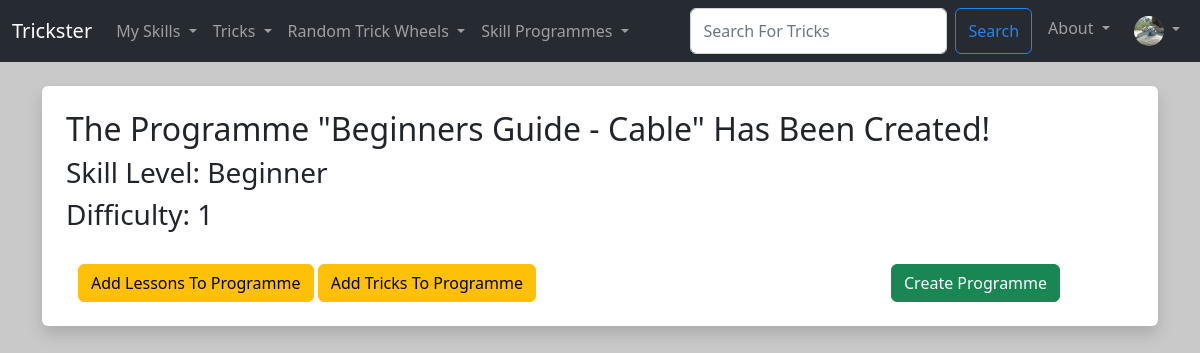
Screenshot of /add_programme_success/1 (signed in) with the database file from the repository.
### Users/models.py (models this page shows, shortened)
class Trickster_User(AbstractBaseUser, PermissionsMixin):
  UserID = models.AutoField(primary_key=True)
  Email = models.EmailField(('Email Address'), unique=True)
  Username = models.CharField(('Username'),max_length=25, unique=True)
  FirstName = models.CharField(('First Name'),max_length=25)
  LastName = models.CharField(('Last Name'),max_length=25)
  DateOfJoining = models.DateField(default=timezone.now)
  is_staff = models.BooleanField(default=False)
  is_active = models.BooleanField(default=True)
  objects = CustomUserManager()
  USERNAME_FIELD = 'Email'
  REQUIRED_FIELDS = ['Username', 'FirstName', 'LastName']

class User_Profile(models.Model):
  User = models.OneToOneField(Trickster_User, on_delete=models.CASCADE)
  ProfilePhoto = models.ImageField(null=True, blank=True, upload_to="images/profile")
  Bio = models.TextField(blank=True)
  SkillLevel = models.ForeignKey(SkillLevel, default=get_default_skill_level, blank=True, null=True, on_delete=models.CASCADE)
  UserDifficultyLevel = models.PositiveIntegerField(default=1, null=True, validators=[MinValueValidator(1), MaxValueValidator(10)])
  UserLevelProgress = models.PositiveIntegerField(default=1, validators=[MinValueValidator(1), MaxValueValidator(100)])
  LearnedTricks = models.ManyToManyField(Trick, related_name='learned_trick', blank=True)
  SavedTricks = models.ManyToManyField(Trick, related_name='saved_trick', blank=True)
  CurrentlyLearningProgrammes = models.ManyToManyField(Trick_Programme, related_name='currently_learning_programme', blank=True)
  CompletedProgrammes = models.ManyToManyField(Trick_Programme, related_name='completed_programme', blank=True)
  CompletedLessons = models.ManyToManyField(Programme_Lesson, related_name='completed_lessons', blank=True)
  SavedProgrammes = models.ManyToManyField(Trick_Programme, related_name='saved_programme', blank=True)
  Follows =  models.ManyToManyField('self', related_name='followed_by', symmetrical=False, blank=True)

### TricksterMain/models.py (models this page shows, shortened)
class Trick_Programme (models.Model):
  ProgrammeID = models.AutoField(primary_key=True)
  ProgrammeName = models.CharField(max_length=25)
  ProgrammeDiscription = models.TextField(blank=True)
  ProgrammeTricks = models.ManyToManyField(Trick, related_name='programme_tricks', blank=True)
  ProgrammeRecLevel = models.ForeignKey(SkillLevel, blank=True, null=True, on_delete=models.CASCADE)
  ProgrammeDifficulty = models.PositiveIntegerField(null=True, validators=[MinValueValidator(1), MaxValueValidator(10)])
  ProgrammeImg = models.ImageField(null=True, blank=True, upload_to="images/")
  ProgrammeCategory = models.ManyToManyField(Category, related_name='programme_category_tags', blank=True)

class SkillLevel (models.Model):
  SkillLevelID = models.AutoField(primary_key=True)
  SkillLevelName = models.CharField(max_length=25)
  def __str__(self):
    return self.SkillLevelName

### TricksterMain/views.py (the view)
# urls.py: path('add_programme_success/<programme_id>', views.add_programme_success, name='add-programme-success'),
def add_programme_success(request, programme_id):
  Programme = Trick_Programme.objects.get(pk=programme_id)
  return render(request, 'main/add_programme_success.html', {'Programme':Programme})

### TricksterMain/templates/main/add_programme_success.html (shortened to what this page needs)
{% extends 'main/base.html' %}
{% block content  %}
  <div class="shadow  p-4 mb-5 bg-body rounded">
    <h2>The Programme "{{ Programme.ProgrammeName }}" Has Been Created!</h2>
    <h3>Skill Level: {{ Programme.ProgrammeRecLevel }}</h3>
    <h3>Difficulty: {{ Programme.ProgrammeDifficulty }}</h3>
    <div class="container-md">
      <div class="row">
        <div class="col-md-9">
          <a href="{% url 'add-programme-lessons' Programme.ProgrammeID %}" class="btn btn-warning">Add Lessons To Programme</a>
          <a href="{% url 'add-programme-tricks-list' Programme.ProgrammeID %}" class="btn btn-warning">Add Tricks To Programme</a>
        </div>
        <div class="col-md-3">
          <div class="container align-end">
            <a href="{%url 'programme-list'%}" class="btn btn-success">Create Programme</a>
          </div>
        </div>
      </div>
    </div>
  </div>
{% endblock %}

### TricksterMain/templates/components/navbar.html (shortened to what this page needs)
{% load static %}
<nav class="navbar navbar-expand-lg navbar-dark bg-tricksterdark">
  <div class="container-fluid">
    <a class="navbar-brand" href="{%url 'home'%}">Trickster</a>
    <div class="collapse navbar-collapse" id="navbarSupportedContent">
      <ul class="navbar-nav me-auto mb-2 mb-lg-0">
        <li class="nav-item dropdown">
          <a class="nav-link dropdown-toggle" href="#" id="mySkillsDropdown" role="button" data-bs-toggle="dropdown" aria-expanded="false">
            My Skills
          </a>
        </li>
        <li class="nav-item dropdown">
          <a class="nav-link dropdown-toggle" href="#" id="tricksDropdown" role="button" data-bs-toggle="dropdown" aria-expanded="false">
            Tricks
          </a>
        </li>
        <li class="nav-item dropdown">
          <a class="nav-link dropdown-toggle" href="#" id="randomDropdown" role="button" data-bs-toggle="dropdown" aria-expanded="false">
            Random Trick Wheels
          </a>
        </li>
        <li class="nav-item dropdown">
          <a class="nav-link dropdown-toggle" href="#" id="tricksDropdown" role="button" data-bs-toggle="dropdown" aria-expanded="false">
            Skill Programmes
          </a>
        </li>
      </ul>
      <div class="navbar-nav ml-auto gap-2">
        <form class="d-flex" method="POST" action="{% url 'search-trick' %}">
          <input class="form-control me-2 input-sm" type="search" placeholder="Search For Tricks" aria-label="Search" name="trick_searched">
          <button class="btn btn-outline-primary" type="submit">Search</button>
        </form>
        <li class="nav-item dropdown">
          <a class="nav-link dropdown-toggle" href="#" id="tricksDropdown" role="button" data-bs-toggle="dropdown" aria-expanded="false">
            About
          </a>
        </li>
        {% if user.is_authenticated %}
        <li class="nav-item dropdown">
          <a class="nav-link dropdown-toggle" href="#" id="navbarScrollingDropdown" role="button" data-bs-toggle="dropdown" aria-expanded="false">
            {% if request.user.user_profile.ProfilePhoto %}
              <img
              class="rounded-circle"
              height="30"
              src="{{ request.user.user_profile.ProfilePhoto.url }}"
              alt="User Profile Image"
              />
            {% endif %}
          </a>
        </li>
        {% else %}
          <li class="nav-item">
            <a class="nav-link" href="{%url 'login'%}">Login</a>
          </li>
        {% endif %}
      </div>
    </div>
  </div>
</nav>

### TricksterMain/templates/main/base.html (style rules this page uses)
body { background: #c9c9c9 }

### rows the page displays
Trickster_User: user.user_profile.ProfilePhoto (picture)
Trick_Programme: ProgrammeName "Beginners Guide - Cable", ProgrammeRecLevel "Beginner", ProgrammeDifficulty "1"
